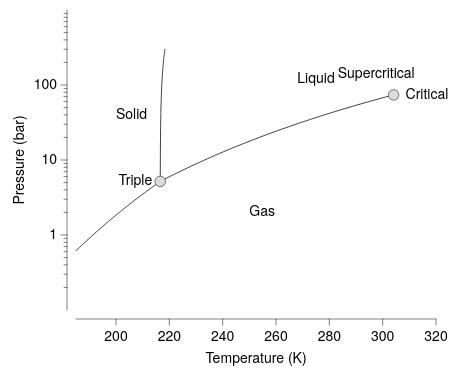

Specify this chart in Vega-Lite:
### Vega-Lite specification from a JSON file in a GitHub repository (floating-point values rounded to 4 significant figures; data arrays with more than 128 entries replaced by an {"elided": "..."} marker saying what was removed)
{"background": null, "config": {"arc": {"fill": "#DBDBDB", "fillOpacity": 1.0, "innerRadius": 37.5, "padAngle": 0.03, "stroke": "black", "strokeOpacity": 1, "strokeWidth": 0.25}, "area": {"fill": "#DBDBDB", "fillOpacity": 1.0, "stroke": "black", "strokeOpacity": 1, "strokeWidth": 0.25}, "axis": {"domain": true, "domainCap": "round", "domainColor": "black", "domainWidth": 0.25, "grid": false, "gridCap": "round", "gridColor": "#F1F1F1", "gridDash": [0, 0], "gridOpacity": 1.0, "gridWidth": 0.25, "labelColor": "black", "labelFont": "Helvetica Neue", "labelFontSize": 7, "labelFontStyle": "normal", "labelFontWeight": 400, "offset": 4.5, "ticks": true, "tickCap": "round", "tickColor": "black", "tickRound": false, "tickSize": 3, "tickWidth": 0.25, "titleColor": "black", "titleFont": "Helvetica Neue", "titleFontSize": 7, "titleFontStyle": "normal", "titleFontWeight": 400}, "axisX": {"domain": true, "labelAlign": "center", "labelAngle": 0, "labels": true, "ticks": true, "translate": 0}, "axisY": {"domain": true, "labelAlign": "right", "labelAngle": 0, "labels": true, "ticks": true, "translate": 0}, "axisRight": {"domain": true, "labelAlign": "left", "labelAngle": 0, "labels": true, "ticks": true, "translate": 0}, "axisTop": {"domain": true, "labelAlign": "center", "labelAngle": 0, "labels": true, "ticks": true, "translate": 0}, "axisBand": {"tickOffset": 0}, "bar": {"fill": "#DBDBDB", "fillOpacity": 1.0, "stroke": "black", "strokeOpacity": 1, "strokeWidth": 0.25}, "boxplot": {"size": 13.5, "ticks": {"cornerRadius": 0.25, "fill": "black", "opacity": 1, "size": 6.75, "thickness": 0.25}, "box": {"fillOpacity": 1.0, "stroke": "black", "strokeOpacity": 1, "strokeWidth": 0.25}, "median": {"cornerRadius": 0, "fill": "black", "fillOpacity": 1.0, "opacity": 1, "size": 13.5, "thickness": 0.25}, "rule": {"fill": "black", "fillOpacity": 1.0, "size": 15.0, "stroke": "black", "strokeDash": [0, 0], "strokeOpacity": 1, "strokeWidth": 0.25}, "outliers": {"color": "black", "fill": "black", "fillOpacity": 1.0, "size": 0, "stroke": "black", "strokeOpacity": 1, "strokeWidth": 0.25}}, "circle": {"fill": "black", "fillOpacity": 1.0, "size": 0.75, "stroke": null, "strokeOpacity": 1, "strokeWidth": 0.25}, "errorband": {"band": {"fillOpacity": 0.6, "stroke": null, "strokeWidth": 0.25, "strokeOpacity": 1}, "borders": {"opacity": 0, "strokeOpacity": 0.25, "strokeWidth": 1}}, "errorbar": {"opacity": 1, "rule": {"strokeDash": [0, 0], "strokeWidth": 0.25}, "ticks": {"color": "black", "cornerRadius": 0.125, "opacity": 1, "size": 9.0, "thickness": 0.25}, "thickness": 0.25}, "font": "Helvetica Neue", "geoshape": {"fill": "#DBDBDB", "fillOpacity": 1.0, "stroke": "black", "strokeOpacity": 1, "strokeWidth": 0.25}, "header": {"labelColor": "black", "labelFont": "Helvetica Neue", "labelFontSize": 7, "labelFontStyle": "normal", "labelFontWeight": 400, "titleColor": "black", "titleFont": "Helvetica Neue", "titleFontSize": 7, "titleFontStyle": "normal", "titleFontWeight": 400, "titlePadding": 0}, "legend": {"disable": false, "offset": 4.5, "titlePadding": 4, "labelOffset": 2, "gradientLabelOffset": 2, "gradientLength": 75.0, "gradientThickness": 7.5, "gradientOpacity": 1.0, "gradientStrokeColor": "black", "gradientStrokeWidth": 0.25, "labelColor": "black", "labelFont": "Helvetica Neue", "labelFontSize": 7, "labelFontStyle": "normal", "labelFontWeight": 400, "strokeColor": "black", "strokeWidth": 0, "symbolSize": 42, "symbolStrokeColor": "black", "symbolStrokeWidth": 0.25, "titleColor": "black", "titleFont": "Helvetica Neue", "titleFontSize": 7, "titleFontStyle": "normal", "titleFontWeight": 400}, "line": {"color": "black", "stroke": "black", "strokeCap": "round", "strokeDash": [0, 0], "strokeOpacity": 1, "strokeWidth": 0.375}, "point": {"filled": true, "fill": "#DBDBDB", "fillOpacity": 1.0, "size": 7.5, "stroke": "black", "strokeOpacity": 1, "strokeWidth": 0.25}, "range": {"category": ["#C6D9F1", "#F1C9CB", "#FEF0B9", "#CEE37A", "#7AA8E0", "#E589A3", "#FDDD5D", "#68B961", "#4177B1", "#C35082", "#E5C227", "#438156"], "diverging": {"scheme": ["#C35082", "#CE6D94", "#D989A7", "#E2A4BA", "#EABFCE", "#F1DBE2", "#F6F6F6", "#D7E0EB", "#B9CBE0", "#9BB6D5", "#7DA1C9", "#5F8CBD", "#4177B1"]}, "heatmap": {"scheme": ["#32022B", "#43044D", "#4C196E", "#4D338C", "#484DA6", "#3A68BB", "#1D83CA", "#1D9CCB", "#23B5C9", "#28CDC5", "#4DE0B4", "#91EE9F"]}, "ordinal": {"scheme": ["#F1F1F1", "#DBDBDB", "#C6C6C6", "#B2B2B2", "#9D9D9D", "#898989", "#767676", "#636363", "#515151", "#404040", "#2F2F2F", "#1F1F1F"]}, "ramp": {"scheme": ["#32022B", "#43044D", "#4C196E", "#4D338C", "#484DA6", "#3A68BB", "#1D83CA", "#1D9CCB", "#23B5C9", "#28CDC5", "#4DE0B4", "#91EE9F"]}}, "rule": {"color": "black", "stroke": "black", "strokeCap": "round", "strokeDash": [2, 2], "strokeOpacity": 1, "strokeWidth": 0.25}, "scale": {"bandPaddingInner": 0.1, "bandPaddingOuter": 0.1, "round": false}, "rect": {"fill": "#DBDBDB", "fillOpacity": 1.0, "stroke": "black", "strokeOpacity": 1, "strokeWidth": 0.25}, "square": {"fill": "#DBDBDB", "fillOpacity": 1.0, "size": 15.0, "stroke": "black", "strokeOpacity": 1, "strokeWidth": 0.25}, "text": {"color": "black", "font": "Helvetica Neue", "fontSize": 7, "fontStyle": "normal", "fontWeight": 400}, "tick": {"color": "black", "cornerRadius": 0.125, "opacity": 1.0, "size": 13.5, "thickness": 0.25}, "title": {"anchor": "middle", "frame": "group", "color": "black", "font": "Helvetica Neue", "fontSize": 7, "fontStyle": "normal", "fontWeight": 400, "subtitleColor": "black", "subtitleFont": "Helvetica Neue", "subtitleFontSize": "Helvetica Neue", "subtitleFontStyle": "normal", "subtitleFontWeight": 400}, "trail": {"color": "black", "opacity": 1, "size": 0.375}, "view": {"continuousWidth": 180, "continuousHeight": 150, "discreteWidth": 180, "discreteHeight": 150, "fill": null, "stroke": null, "strokeWidth": 0.25}}, "layer": [{"layer": [{"data": {"name": "data-8fe92955c799ebca20823ced94063bf8"}, "mark": {"type": "line"}, "encoding": {"detail": {"field": "boundary", "type": "nominal"}, "x": {"field": "T", "scale": {"domain": [185, 320], "nice": false}, "title": "Temperature (K)", "type": "quantitative"}, "y": {"axis": {"values": [1, 10, 100]}, "field": "P", "scale": {"domain": [1, 300], "nice": false, "type": "log"}, "title": "Pressure (bar)", "type": "quantitative"}}}, {"data": {"name": "data-552e38837a02bf9e1416e4e04ed8ceca"}, "mark": {"type": "point", "filled": true, "opacity": 1, "size": 28}, "encoding": {"x": {"field": "T", "type": "quantitative"}, "y": {"field": "P", "type": "quantitative"}}}, {"data": {"values": [{"__dysonsphere__": 1}]}, "mark": {"type": "text", "align": "left", "angle": 0, "baseline": "middle", "dx": 0, "dy": 0, "opacity": 1.0}, "encoding": {"text": {"value": "Solid"}, "x": {"datum": 200.0}, "y": {"datum": 40.0}}}, {"data": {"values": [{"__dysonsphere__": 1}]}, "mark": {"type": "text", "align": "left", "angle": 0, "baseline": "middle", "dx": 0, "dy": 0, "opacity": 1.0}, "encoding": {"text": {"value": "Liquid"}, "x": {"datum": 268.0}, "y": {"datum": 120.0}}}, {"data": {"values": [{"__dysonsphere__": 1}]}, "mark": {"type": "text", "align": "left", "angle": 0, "baseline": "middle", "dx": 0, "dy": 0, "opacity": 1.0}, "encoding": {"text": {"value": "Gas"}, "x": {"datum": 250.0}, "y": {"datum": 2.0}}}, {"data": {"values": [{"__dysonsphere__": 1}]}, "mark": {"type": "text", "align": "right", "angle": 0, "baseline": "middle", "dx": 0, "dy": 0, "opacity": 1.0}, "encoding": {"text": {"value": "Supercritical"}, "x": {"datum": 312.0}, "y": {"datum": 140.0}}}, {"data": {"values": [{"__dysonsphere__": 1}]}, "mark": {"type": "text", "align": "right", "angle": 0, "baseline": "middle", "dx": -4, "dy": 0, "opacity": 1.0}, "encoding": {"text": {"value": "Triple"}, "x": {"datum": 216.6}, "y": {"datum": 5.18}}}, {"data": {"values": [{"__dysonsphere__": 1}]}, "mark": {"type": "text", "align": "left", "angle": 0, "baseline": "middle", "dx": 6, "dy": 0, "opacity": 1.0}, "encoding": {"text": {"value": "Critical"}, "x": {"datum": 304.1}, "y": {"datum": 73.8}}}]}, {"data": {"name": "data-8fe92955c799ebca20823ced94063bf8"}, "mark": {"type": "point", "opacity": 0}, "encoding": {"y": {"axis": {"domain": false, "grid": false, "labels": false, "orient": "left", "tickSize": 1.5, "ticks": true, "values": [0.2, 0.3, 0.4, 0.5, 0.6, 0.7, 0.8, 0.9, 2, 3, 4, 5, 6, 7, 8, 9, 20, 30, 40, 50, 60, 70, 80, 90, 200, 300, 400, 500, 600, 700, 800, 900]}, "field": "P", "scale": {"base": 10, "domain": [0.1, 1000], "type": "log"}, "title": null, "type": "quantitative"}}}], "resolve": {"axis": {"y": "independent"}}, "$schema": "https://vega.github.io/schema/vega-lite/v6.4.1.json", "datasets": {"data-8fe92955c799ebca20823ced94063bf8": {"elided": "150 records"}, "data-552e38837a02bf9e1416e4e04ed8ceca": [{"T": 216.6, "P": 5.18}, {"T": 304.1, "P": 73.8}]}}
